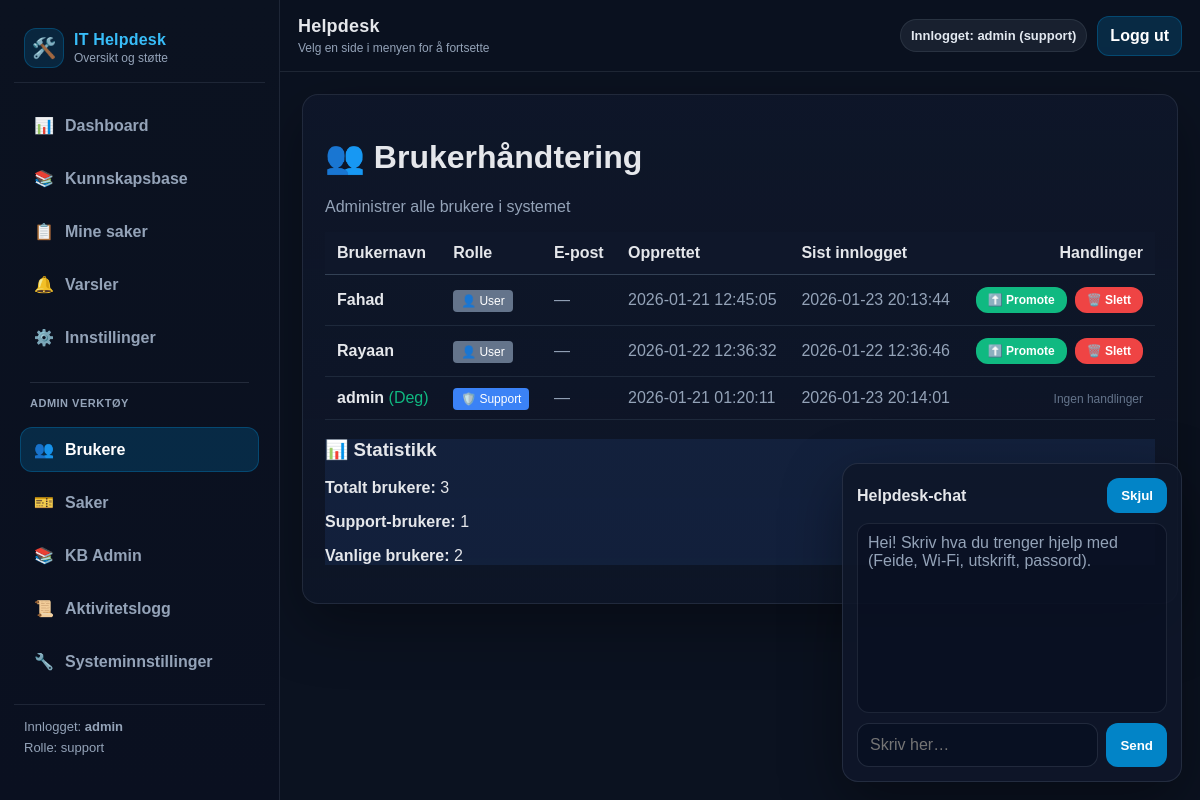
/admin/users (signed in), run on an earlier commit of the app's database.
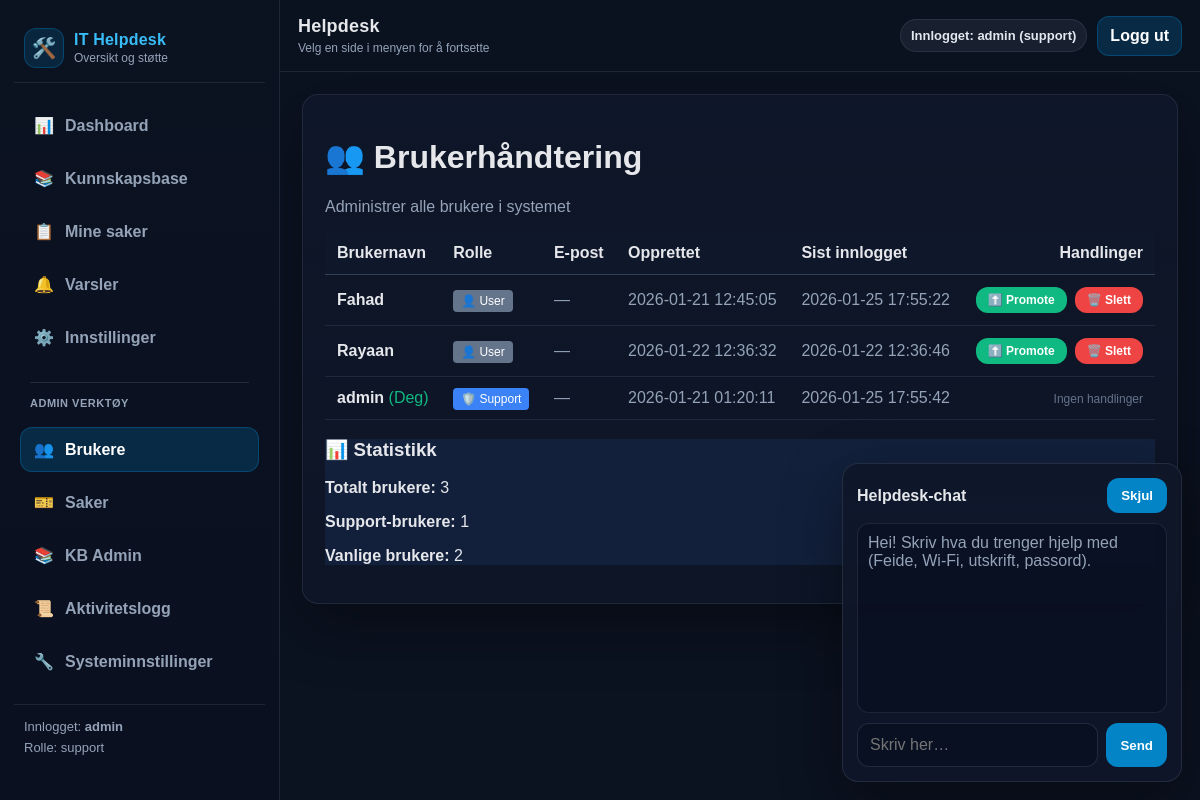
And on a later commit of the database.
### tables this page shows
CREATE TABLE users (
            id INTEGER PRIMARY KEY AUTOINCREMENT,
            username TEXT NOT NULL UNIQUE,
            pw_hash TEXT NOT NULL,
            role TEXT NOT NULL DEFAULT 'user',
            email TEXT,
            phone TEXT,
            created_at TEXT NOT NULL DEFAULT (datetime('now')),
            last_login TEXT,
            notify_email INTEGER NOT NULL DEFAULT 1,
            notify_inapp INTEGER NOT NULL DEFAULT 1,
            notify_sms INTEGER NOT NULL DEFAULT 0
        );

### routes.py (the view)
@bp.route("/admin/users")
def admin_users():
    user = current_user()
    if not user or current_role() != "support":
        abort(403)
    from .db import get_all_users
    try:
        users = get_all_users()
    except Exception as e:
        logger.error(f"Error fetching users: {e}")
        users = []
    return render_template("admin_users.html", users=users)

### __init__.py (called while the page is built)
def create_app():
    app = Flask(__name__)
    app.config.from_object(Config)
    init_mail(app)
    @app.after_request
    def set_security_headers(response):
        response.headers['X-Content-Type-Options'] = 'nosniff'
        response.headers['X-Frame-Options'] = 'DENY'
        response.headers['X-XSS-Protection'] = '1; mode=block'
        return response
    from .routes import bp
    app.register_blueprint(bp)
    return app

### db.py (called while the page is built)
def count_notifications(user: str) -> int:
    conn = _conn()
    cur = conn.cursor()
    cur.execute("SELECT COUNT(*) AS c FROM notifications WHERE user = ? AND read = 0", (user,))
    row = cur.fetchone()
    conn.close()
    return int(row["c"]) if row else 0

def _conn() -> sqlite3.Connection:
    DB_PATH.parent.mkdir(parents=True, exist_ok=True)
    conn = sqlite3.connect(DB_PATH)
    conn.row_factory = sqlite3.Row
    return conn

def get_all_users():
    conn = _conn()
    cur = conn.cursor()
    cur.execute("""
        SELECT username, role, email, created_at, last_login
        FROM users
        ORDER BY username ASC
    """)
    rows = cur.fetchall()
    conn.close()
    return rows

### routes.py (called while the page is built)
def current_user():
    return session.get("user")

### templates/admin_users.html
{% extends "base.html" %}
{% block content %}
<div class="card">
  <h1>👥 Brukerhåndtering</h1>
  <p class="muted">Administrer alle brukere i systemet</p>
</div>
<div class="card">
  <table style="width:100%; border-collapse:collapse;">
    <thead>
      <tr style="background:#0f172a; border-bottom:1px solid #334155;">
        <th style="padding:12px; text-align:left;">Brukernavn</th>
        <th style="padding:12px; text-align:left;">Rolle</th>
        <th style="padding:12px; text-align:left;">E-post</th>
        <th style="padding:12px; text-align:left;">Opprettet</th>
        <th style="padding:12px; text-align:left;">Sist innlogget</th>
        <th style="padding:12px; text-align:right;">Handlinger</th>
      </tr>
    </thead>
    <tbody>
      {% for u in users %}
      <tr style="border-bottom:1px solid #1e293b;">
        <td style="padding:12px;">
          <strong>{{ u.username }}</strong>
          {% if u.username == session.get("user") %}<span style="color:#10b981;">(Deg)</span>{% endif %}
        </td>
        <td style="padding:12px;">
          {% if u.role == 'support' %}
            <span style="background:#3b82f6; color:#fff; padding:4px 8px; border-radius:4px; font-size:12px;">🛡️ Support</span>
          {% else %}
            <span style="background:#64748b; color:#fff; padding:4px 8px; border-radius:4px; font-size:12px;">👤 User</span>
          {% endif %}
        </td>
        <td style="padding:12px; color:#94a3b8;">{{ u.email or '—' }}</td>
        <td style="padding:12px; color:#94a3b8;">{{ u.created_at }}</td>
        <td style="padding:12px; color:#94a3b8;">{{ u.last_login or 'Aldri' }}</td>
        <td style="padding:12px; text-align:right;">
          {% if u.username != 'admin' and u.username != session.get("user") %}
            <div style="display:flex; gap:8px; justify-content:flex-end;">
              {% if u.role == 'user' %}
              <form method="post" action="{{ url_for('main.promote_user', username=u.username) }}" style="display:inline;">
                <button type="submit" style="background:#10b981; padding:6px 12px; font-size:12px;">⬆️ Promote</button>
              </form>
              {% else %}
              <form method="post" action="{{ url_for('main.demote_user', username=u.username) }}" style="display:inline;">
                <button type="submit" style="background:#f59e0b; padding:6px 12px; font-size:12px;">⬇️ Demote</button>
              </form>
              {% endif %}
              <form method="post" action="{{ url_for('main.delete_user', username=u.username) }}" style="display:inline;" onsubmit="return confirm('Slette bruker {{ u.username }}? Dette kan ikke angres!');">
                <button type="submit" style="background:#ef4444; padding:6px 12px; font-size:12px;">🗑️ Slett</button>
              </form>
            </div>
          {% else %}
            <span style="color:#64748b; font-size:12px;">Ingen handlinger</span>
          {% endif %}
        </td>
      </tr>
      {% endfor %}
    </tbody>
  </table>
</div>
<div class="card" style="background:rgba(59,130,246,.1); border-color:#3b82f6;">
  <h3>📊 Statistikk</h3>
  <p><strong>Totalt brukere:</strong> {{ users|length }}</p>
  <p><strong>Support-brukere:</strong> {{ users|selectattr('role', 'equalto', 'support')|list|length }}</p>
  <p><strong>Vanlige brukere:</strong> {{ users|selectattr('role', 'equalto', 'user')|list|length }}</p>
</div>
{% endblock %}

### templates/base.html (shortened to what the changed rows need)
<!doctype html>
<html lang="no">
  <head>
  </head>
  <body>
    {% set ep = request.endpoint or "" %}
    <div class="app">
      <aside class="sidebar">
        <div class="sidebar-footer">
          {% if session.get("user") %}
            Innlogget: <strong>{{ session.get("user") }}</strong>
            <div style="margin-top:6px; color:var(--muted);">
              Rolle: {{ session.get("role") }}
            </div>
          {% else %}
            Ikke innlogget
          {% endif %}
        </div>
      </aside>
      <div class="main">
        <header class="topbar">
          <div class="topbar-right">
            {% if session.get("user") %}
              <span class="pill">Innlogget: {{ session.get("user") }} ({{ session.get("role") }})</span>
              <a class="btn" href="{{ url_for('main.logout') }}">Logg ut</a>
            {% endif %}
          </div>
        </header>
        <main class="page">
          <div class="content-wrap">
            {% block content %}{% endblock %}
          </div>
        </main>
      </div>
    </div>
  </body>
</html>

What changed in the data, as far as the page shows it:
changed users "admin": last_login "2026-01-23 20:14:01" → "2026-01-25 17:55:42"
changed users "Fahad": last_login "2026-01-23 20:13:44" → "2026-01-25 17:55:22"
